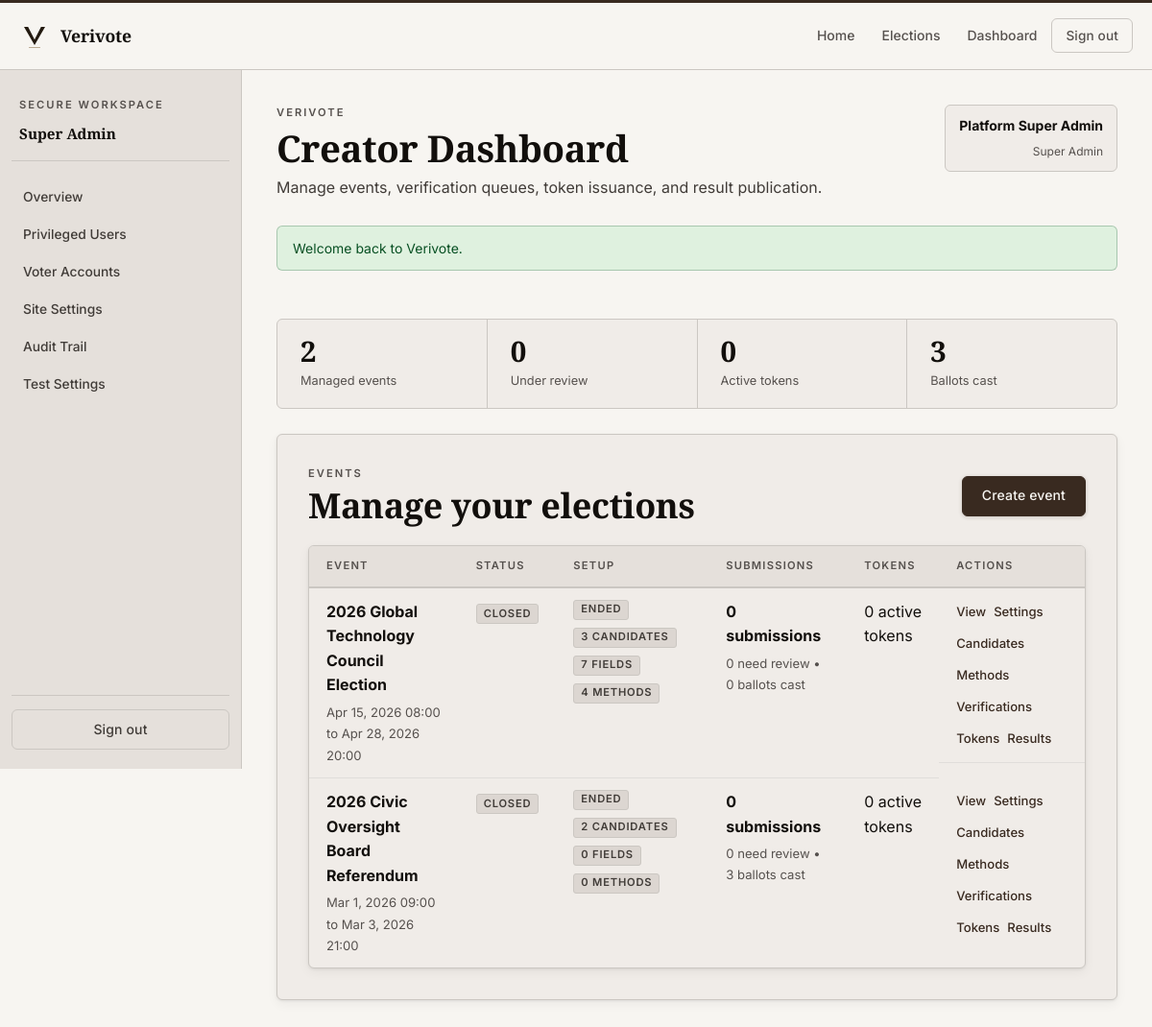
/creator/dashboard.php (signed in), run on an earlier commit of the app's database.
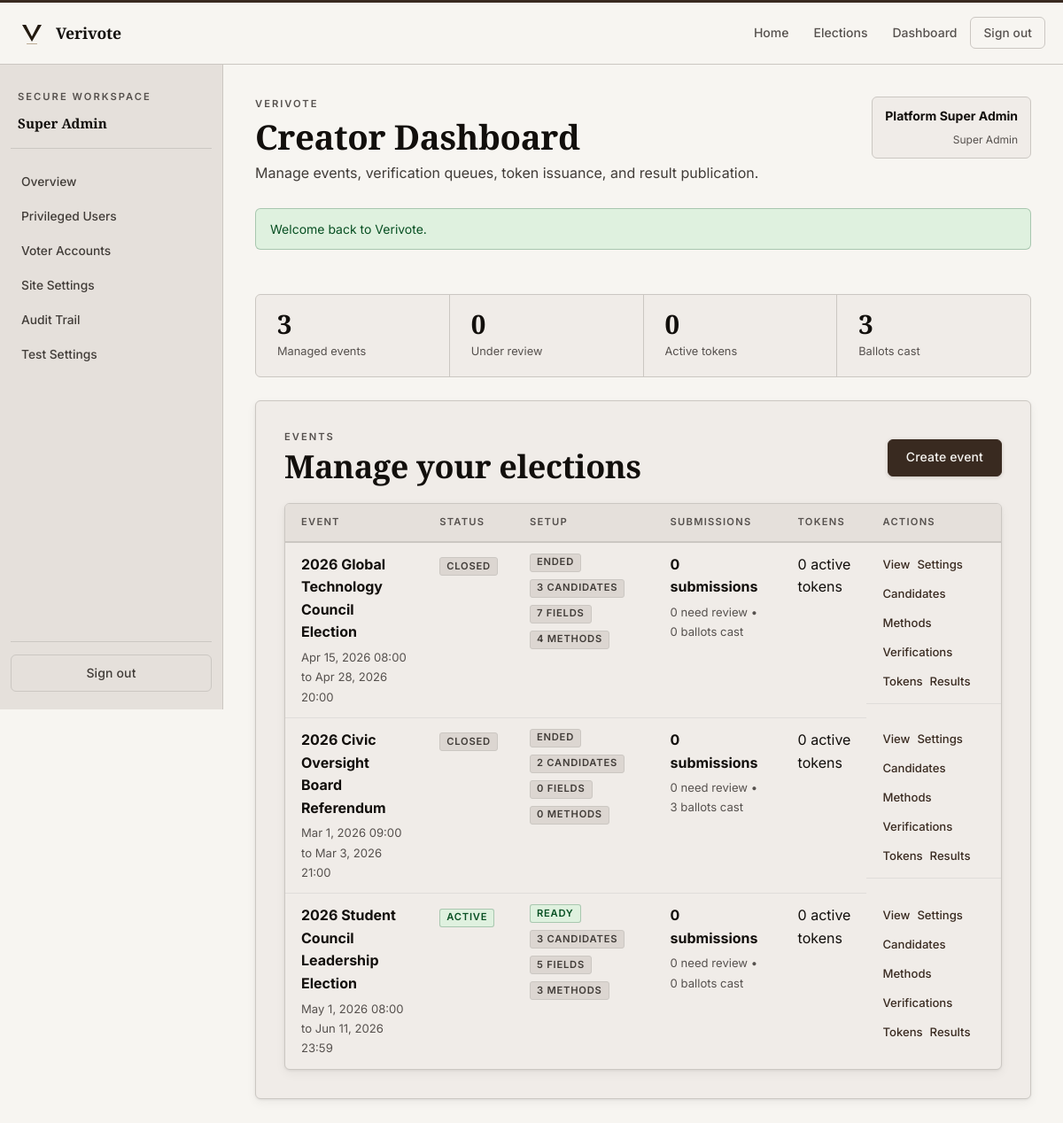
And on a later commit of the database.
### tables this page shows
CREATE TABLE events (
    id BIGINT UNSIGNED AUTO_INCREMENT PRIMARY KEY,
    created_by BIGINT UNSIGNED NOT NULL,
    title VARCHAR(200) NOT NULL,
    slug VARCHAR(220) NOT NULL UNIQUE,
    description TEXT NOT NULL,
    ballot_type ENUM('single_choice') NOT NULL DEFAULT 'single_choice',
    status ENUM('draft', 'scheduled', 'active', 'closed', 'archived') NOT NULL DEFAULT 'draft',
    start_at DATETIME NOT NULL,
    end_at DATETIME NOT NULL,
    timezone VARCHAR(80) NOT NULL DEFAULT 'UTC',
    result_visibility ENUM('private', 'public_after_close', 'public_live') NOT NULL DEFAULT 'public_after_close',
    personal_verification_enabled TINYINT(1) NOT NULL DEFAULT 1,
    public_audit_enabled TINYINT(1) NOT NULL DEFAULT 1,
    allow_self_registration TINYINT(1) NOT NULL DEFAULT 1,
    max_votes_per_token TINYINT UNSIGNED NOT NULL DEFAULT 1,
    verification_policy ENUM('all_required', 'any_one', 'custom') NOT NULL DEFAULT 'all_required',
    eligibility_rules TEXT NULL,
    event_notice TEXT NULL,
    created_at TIMESTAMP NOT NULL DEFAULT CURRENT_TIMESTAMP,
    updated_at TIMESTAMP NOT NULL DEFAULT CURRENT_TIMESTAMP ON UPDATE CURRENT_TIMESTAMP,
    CONSTRAINT fk_events_creator FOREIGN KEY (created_by) REFERENCES users(id)
);

### includes/auth.php (called while the page is built, shortened)
<?php
function current_user(bool $refresh = false): ?array
{
    if (!$refresh && isset($_SESSION['cached_user'])) {
        return $_SESSION['cached_user'];
    }
    $user = fetch_one(
        'SELECT users.*, roles.slug AS role_slug, roles.name AS role_name
         FROM users
         INNER JOIN roles ON roles.id = users.role_id
         WHERE users.id = :user_id',
        ['user_id' => (int) $_SESSION['user_id']]
    );
    return $user;
}
function current_role_slug(): ?string
{
    return current_user()['role_slug'] ?? null;
}
function has_role(string|array $roleSlug): bool
{
    $current = current_role_slug();
    if (is_array($roleSlug)) {
        return in_array($current, $roleSlug, true);
    }
    return $current === $roleSlug;
}

### config/database.php (called while the page is built, shortened)
<?php
function db(): PDO
{
    $config = app_config('db');
    $dsn = sprintf(
        'mysql:host=%s;port=%s;dbname=%s;charset=%s',
        $config['host'],
        $config['port'],
        $config['name'],
        $config['charset']
    );
    $pdo = new PDO($dsn, $config['user'], $config['pass'], [
        PDO::ATTR_ERRMODE => PDO::ERRMODE_EXCEPTION,
        PDO::ATTR_DEFAULT_FETCH_MODE => PDO::FETCH_ASSOC,
        PDO::ATTR_EMULATE_PREPARES => false,
    ]);
    return $pdo;
}

### includes/helpers.php (called while the page is built, shortened)
<?php
function app_config(?string $key = null, mixed $default = null): mixed
{
    global $appConfig;
    $segments = explode('.', $key);
    $value = $appConfig;
    foreach ($segments as $segment) {
        $value = $value[$segment];
    }
    return $value;
}
function app_base_path(): string
{
    static $cached = null;
    if (is_string($cached)) {
        return $cached;
    }
    $documentRoot = realpath((string) ($_SERVER['DOCUMENT_ROOT'] ?? ''));
    $projectRoot = realpath(BASE_PATH);
    $documentRoot = str_replace('\\', '/', $documentRoot);
    $projectRoot = str_replace('\\', '/', $projectRoot);
    if ($projectRoot === $documentRoot) {
        $cached = '';
        return $cached;
    }
    $prefix = rtrim($documentRoot, '/') . '/';
    $relative = trim(substr($projectRoot, strlen($prefix)), '/');
    $cached = $relative === '' ? '' : '/' . $relative;
    return $cached;
}
function base_url(string $path = ''): string
{
    $appUrl = (string) app_config('app_url', '');
    $path = '/' . ltrim($path, '/');
    $basePath = app_base_path();
    if ($basePath === '') {
        return $path;
    }
    return $path === '/' ? $basePath . '/' : $basePath . $path;
}
function e(null|string|int|float $value): string
{
    return htmlspecialchars((string) $value, ENT_QUOTES | ENT_SUBSTITUTE, 'UTF-8');
}
function format_datetime(?string $value, string $format = 'M j, Y H:i T'): string
{
    return (new DateTimeImmutable($value))->format($format);
}
function format_status(string $value): string
{
    return ucwords(str_replace('_', ' ', $value));
}
function badge_class(string $status): string
{
    return match ($status) {
        'active', 'approved', 'verified', 'used', 'sent' => 'badge-success',
        'warning', 'scheduled', 'under_review', 'pending', 'queued' => 'badge-warning',
        'error', 'rejected', 'revoked', 'failed', 'suspended' => 'badge-danger',
        default => 'badge-muted',
    };
}
function fetch_all(string $sql, array $params = []): array
{
    $statement = db()->prepare($sql);
    $statement->execute($params);
    return $statement->fetchAll();
}
function effective_event_status(array $event): string
{
    if ($event['status'] !== 'active') {
        return $event['status'];
    }
    $now = new DateTimeImmutable('now');
    if ($now > new DateTimeImmutable($event['end_at'])) {
        return 'closed';
    }
    return 'active';
}

### creator/dashboard.php (the view, shortened to what the rows shown need)
<?php
$user = current_user();
$events = has_role('super_admin')
    ? fetch_all(
        'SELECT events.*,
                (SELECT COUNT(*) FROM voter_event_submissions WHERE event_id = events.id) AS submission_count,
                (SELECT COUNT(*) FROM voter_event_submissions WHERE event_id = events.id AND status IN ("pending", "under_review")) AS review_count,
                (SELECT COUNT(*) FROM voting_tokens WHERE event_id = events.id AND status = "issued") AS issued_tokens,
                (SELECT COUNT(*) FROM ballots WHERE event_id = events.id) AS ballots_count,
                (SELECT COUNT(*) FROM candidates_or_options WHERE event_id = events.id AND is_active = 1) AS candidate_count,
                (SELECT COUNT(*) FROM event_required_fields WHERE event_id = events.id) AS field_count,
                (SELECT COUNT(*) FROM verification_methods WHERE event_id = events.id AND is_active = 1) AS verification_method_count
         FROM events
         ORDER BY events.updated_at DESC'
    )
    : fetch_all(
        'SELECT events.*,
                (SELECT COUNT(*) FROM voter_event_submissions WHERE event_id = events.id) AS submission_count,
                (SELECT COUNT(*) FROM voter_event_submissions WHERE event_id = events.id AND status IN ("pending", "under_review")) AS review_count,
                (SELECT COUNT(*) FROM voting_tokens WHERE event_id = events.id AND status = "issued") AS issued_tokens,
                (SELECT COUNT(*) FROM ballots WHERE event_id = events.id) AS ballots_count,
                (SELECT COUNT(*) FROM candidates_or_options WHERE event_id = events.id AND is_active = 1) AS candidate_count,
                (SELECT COUNT(*) FROM event_required_fields WHERE event_id = events.id) AS field_count,
                (SELECT COUNT(*) FROM verification_methods WHERE event_id = events.id AND is_active = 1) AS verification_method_count
         FROM events
         INNER JOIN event_admins ON event_admins.event_id = events.id
         WHERE event_admins.user_id = :user_id
         ORDER BY events.updated_at DESC',
        ['user_id' => $user['id']]
    );
include dirname(__DIR__) . '/includes/header.php';
?>
<section class="panel">
    <div class="section-head">
        <div>
            <h2>Manage your elections</h2>
        </div>
    </div>
    <div class="table-wrap">
        <table>
            <thead>
            <tr>
                <th>Event</th>
                <th>Status</th>
                <th>Setup</th>
                <th>Submissions</th>
                <th>Tokens</th>
                <th>Actions</th>
            </tr>
            </thead>
            <tbody>
            <?php if (!$events): ?>
                <tr><td colspan="6">No managed events found.</td></tr>
            <?php else: ?>
                <?php foreach ($events as $event): ?>
                    <?php
                    $effStatus = effective_event_status($event);
                    $isClosed  = in_array($effStatus, ['closed', 'archived'], true);
                    $isReady   = (int) $event['candidate_count'] >= 2
                        && (int) $event['field_count'] > 0
                        && (int) $event['verification_method_count'] > 0;
                    ?>
                    <tr>
                        <td>
                            <strong><?= e($event['title']); ?></strong>
                            <p><?= e(format_datetime($event['start_at'], 'M j, Y H:i')); ?> to <?= e(format_datetime($event['end_at'], 'M j, Y H:i')); ?></p>
                        </td>
                        <td><span class="badge <?= e(badge_class($effStatus)); ?>"><?= e(format_status($effStatus)); ?></span></td>
                        <td>
                            <div class="pill-row">
                                <?php if ($isClosed): ?>
                                    <span class="badge badge-muted">Ended</span>
                                <?php else: ?>
                                    <span class="badge <?= $isReady ? 'badge-success' : 'badge-warning'; ?>"><?= $isReady ? 'Ready' : 'Incomplete'; ?></span>
                                <?php endif; ?>
                                <span class="badge badge-muted"><?= e((string) $event['candidate_count']); ?> candidates</span>
                                <span class="badge badge-muted"><?= e((string) $event['field_count']); ?> fields</span>
                                <span class="badge badge-muted"><?= e((string) $event['verification_method_count']); ?> methods</span>
                            </div>
                        </td>
                        <td>
                            <strong><?= e((string) $event['submission_count']); ?> submissions</strong>
                            <p><?= e((string) $event['review_count']); ?> need review • <?= e((string) $event['ballots_count']); ?> ballots cast</p>
                        </td>
                        <td><?= e((string) $event['issued_tokens']); ?> active tokens</td>
                        <td class="table-actions">
                            <a href="<?= e(base_url('/event.php?event=' . $event['id'])); ?>">View</a>
                            <a href="<?= e(base_url('/creator/event_form.php?event=' . $event['id'])); ?>">Settings</a>
                            <a href="<?= e(base_url('/creator/candidates.php?event=' . $event['id'])); ?>">Candidates</a>
                            <a href="<?= e(base_url('/creator/verification_methods.php?event=' . $event['id'])); ?>">Methods</a>
                            <a href="<?= e(base_url('/creator/verifications.php?event=' . $event['id'])); ?>">Verifications</a>
                            <a href="<?= e(base_url('/creator/tokens.php?event=' . $event['id'])); ?>">Tokens</a>
                            <a href="<?= e(base_url('/creator/results.php?event=' . $event['id'])); ?>">Results</a>
                        </td>
                    </tr>
                <?php endforeach; ?>
            <?php endif; ?>
            </tbody>
        </table>
    </div>
</section>
<?php include dirname(__DIR__) . '/includes/footer.php'; ?>

What changed in the data, as far as the page shows it:
added events: title "2026 Student Council Leadership Election", start_at "May 1, 2026 08:00", end_at "Jun 11, 2026 23:59", effStatus "ACTIVE", shows "READY", candidate_count "3", field_count "5", verification_method_count "3", submission_count "0", review_count "0", ballots_count "0", issued_tokens "0"
Also different on the page:
count($events): "2" → "3"
